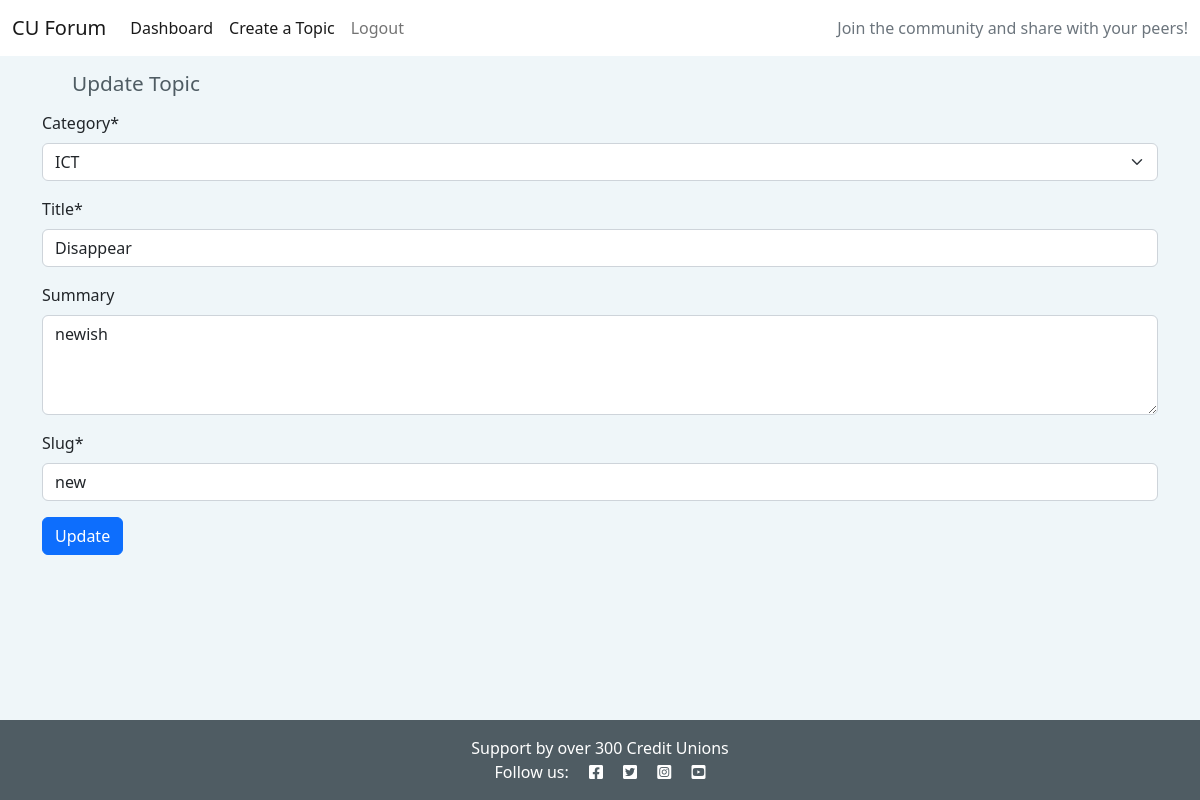
/update-topic/new/ (signed in), run on the app's committed database.
### socialapp/models.py (models this page shows, shortened)
class Topic(models.Model):
    category = models.ForeignKey(
        TopicCategory,
        related_name="categories",
        on_delete=models.CASCADE)
    creator = models.ForeignKey(User, on_delete=models.CASCADE)
    title = models.CharField(max_length=250, unique=True)
    summary = models.TextField(max_length=500, blank=True)
    created_on = models.DateTimeField(auto_now_add=True)
    updated = models.DateTimeField(auto_now=True)
    slug = models.SlugField(max_length=250, unique=True)
    likes = models.ManyToManyField(User, related_name='topic_like', blank=True)
    topic_trending = models.BooleanField(default=False)
    class Meta:
        ordering = ["-created_on"]
        verbose_name_plural = "Topics"

### socialapp/views.py (the view, shortened to what this page needs)
# urls.py: path('update-topic/<slug:slug>/', updateTopic, name="update-topic"),
@login_required(login_url='/')
def updateTopic(request, slug):
    topic = Topic.objects.get(slug=slug)
    selected_topic = TopicForm(instance=topic)
    if request.user != topic.creator:
        return HttpResponse('Your are not allowed here!')
    context = {
        'selected_topic': selected_topic,
    }
    return render(request, 'topic_update.html', context)

### socialapp/forms.py
class TopicForm(ModelForm):
    class Meta:
        model = Topic
        exclude = ['creator', 'likes', 'topic_trending']

### socialapp/models.py (called while the page is built)
    def __str__(self):
        return self.name

### templates/topic_update.html (shortened to what this page needs)
{% extends 'base.html' %}
{% load crispy_forms_tags %}
{% block content %}
<div class="container">
    <div class="row">
        <div class="col-sm-12">
            <h2>Update Topic</h2>
            <form method="POST">
                {{selected_topic | crispy}}
                <button type="submit" class="btn btn-primary">Update</button>
            </form>
        </div>
    </div>
</div>
{% endblock %}

### static/css/style.css (style rules this page uses)
body { background-color:#b3d2e233; }
h2 { font-size:1.3em; color:#4F5C63; margin:15px 30px; }
textarea { height:100px; }

### data on the page
Topic: category "ICT", title "Disappear", summary "newish", slug "new"
